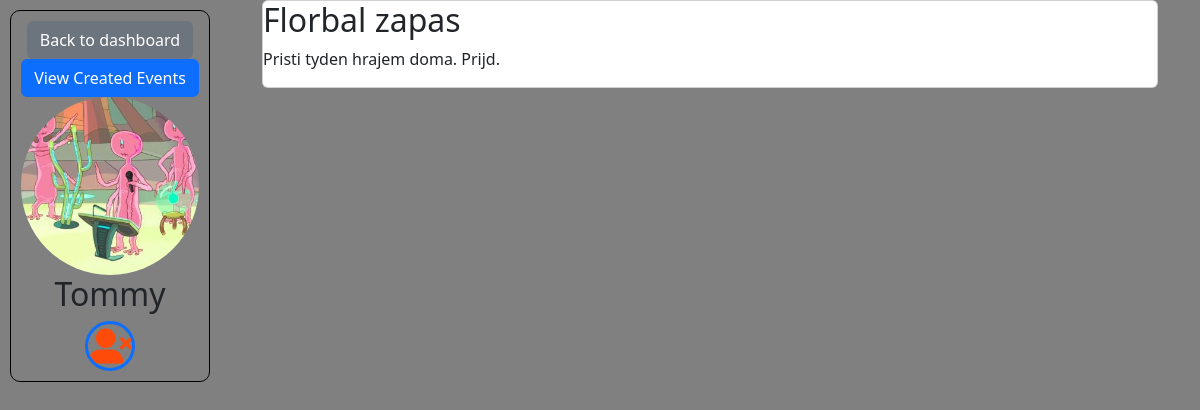
Before: /user_detail/5/1 with the older database file.
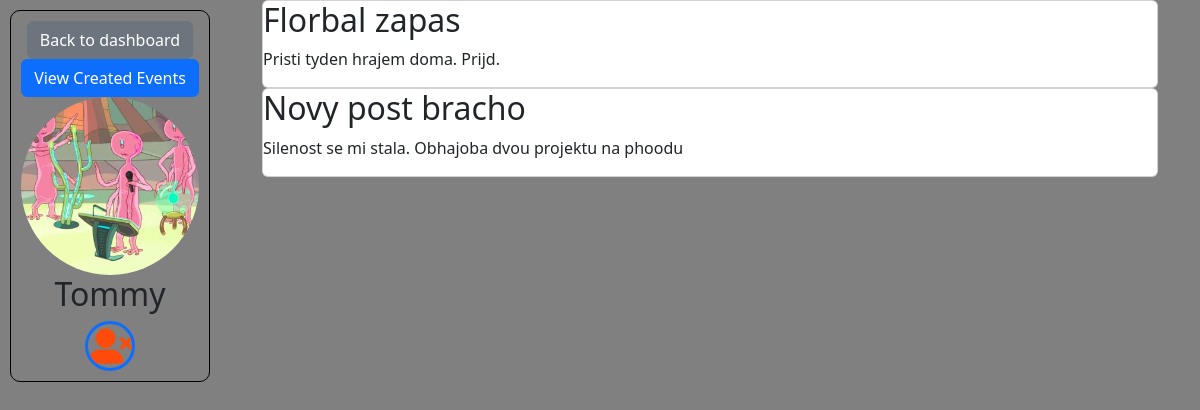
After: the same page with the newer database file.
### stations/models.py (models this page shows, shortened)
class Post(models.Model):
    user = models.ForeignKey(AppUser, on_delete=models.CASCADE)
    title = models.CharField(max_length=100)
    body = models.TextField()
    created = models.DateTimeField(auto_now_add=True)

### stations/views.py (the view)
# urls.py: path('user_detail/<int:user_id>/<int:detailed_id>', views.user_detail, name='user_detail'),
def user_detail(request, user_id, detailed_id):
    user = AppUser.objects.get(id=user_id)
    detailed_user = AppUser.objects.get(id=detailed_id)
    posts = Post.objects.filter(user=detailed_user)
    is_following = Following.objects.filter(user=user, followed_user=detailed_user).exists()
    return render(request, 'stations/user_detail.html', {'detailed_user': detailed_user, 'posts': posts, 'user': user, 'is_following': is_following})

### templates/stations/user_detail.html (shortened to what this page needs)
<!DOCTYPE html>
<html lang="en">
<head>
    {% load bootstrap5 %}
    {% bootstrap_css %}
    {% load static %}
</head>
<body>
    <div class="container">
        <div class="profile-card">
            <a href="{% url 'login_with_id' user.id %}" class="btn btn-secondary back-button">Back to dashboard</a>
            <a href="{% url 'user_events' detailed_user.id user.id%}" class="btn btn-primary">View Created Events</a>
            <img src="{% static detailed_user.username %}.jpg" alt="Profile Picture">
            <h2>{{ detailed_user.username }}</h2>
            {% if is_following %}
                <a href="{% url 'unfollow_user' user.id detailed_user.id %}">
                    <img src="{% static 'unfollow.png' %}" alt="Unfollow" style="border-radius: 50%; border: solid; width: 50px; height: 50px;">
                </a>
            {% else %}
                <a href="{% url 'follow_user' user.id detailed_user.id %}">
                    <img src="{% static 'follow.png' %}" alt="Follow" style="border-radius: 50%; border: solid; width: 50px; height: 50px;">
                </a>
            {% endif %}
        </div>
        <div class="posts-container">
            {% for post in posts %}
                <div class="card">
                    <h2>{{ post.title }}</h2>
                    <p>{{ post.body }}</p>
                </div>
            {% endfor %}
        </div>
    </div>
</body>
</html>

Changed rows visible on the page:
added Post: title "Novy post bracho", body "Silenost se mi stala. Obhajoba dvou projektu na phoodu"
